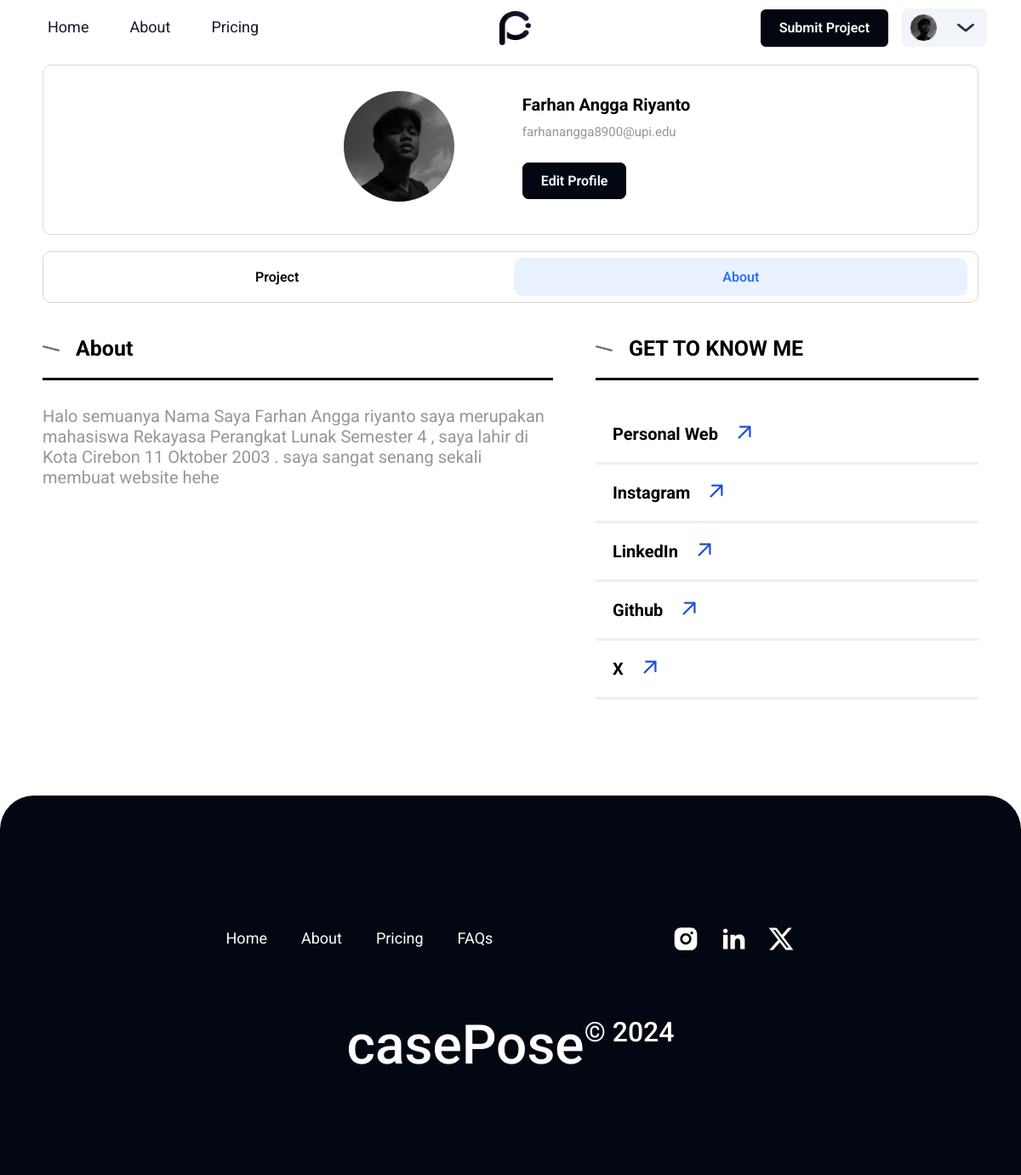
Page /after/profil_about.php (signed in) on the committed database.
### tables this page shows
CREATE TABLE `user` (
  `userId` varchar(255) NOT NULL,
  `firstName` varchar(255) NOT NULL,
  `lastName` varchar(255) NOT NULL,
  `email` varchar(255) NOT NULL,
  `password` varchar(255) NOT NULL,
  `profilePicture` varchar(255) DEFAULT NULL,
  `personalWeb` varchar(255) DEFAULT NULL,
  `instagram` varchar(255) DEFAULT NULL,
  `linkedin` varchar(255) DEFAULT NULL,
  `github` varchar(255) DEFAULT NULL,
  `medium` varchar(255) DEFAULT NULL,
  `x` varchar(255) DEFAULT NULL,
  `about_me` text DEFAULT NULL
);

### php/read-users.php (called while the page is built, shortened)
<?php
$userId = $_SESSION["userId"];
$sql = mysqli_query($conn,"SELECT * FROM user WHERE userId ='$userId'");
$rows = mysqli_fetch_assoc($sql);
$sql_2 = mysqli_query($conn,"SELECT CONCAT(firstName,' ',lastName)AS nama_lengkap FROM user WHERE userId = '$userId'");
$nama_lengkap = mysqli_fetch_assoc($sql_2);
?>

### after/profil_about.php (the view, shortened to what this page needs)
<?php
include '../php/connection.php';
include '../php/read-users.php';
?>
<!DOCTYPE html>
<html lang="en">
    <head>
        <link rel="stylesheet" href="../style/style_profil.css">
        <link rel="stylesheet" href="../style/nav_bar.css">
        <link rel="stylesheet" href="../style/footer.css">
        <link rel="stylesheet" href="../style/global.css">
    </head>
    <body>
        <nav>
            <div class="navbar">
                <div class="navbar-menu">
                    <a href="index.php" class="navbar-item "><span class="navbar-text">Home</span></a>
                    <a href="about.php" class="navbar-item"><span class="navbar-text">About</span></a>
                    <a href="pricing.php" class="navbar-item"><span class="navbar-text">Pricing</span></a>
                </div>
                <div class="navbar-logo">
                    <a href="index.php"><img src="../asset/logo/logo_2.png" alt=""></a>
                </div>
                <div class="navbar-actions">
                    <a href="submit-project/submit-project-1.php" class="navbar-button-alt">
                        <div class="navbar-button-text-alt">Submit Project</div>
                    </a>
                    <div class="button-dropdown">
                        <div class="button-dropdown-1 margin-auto">
                            <div
                                class="foto-profil"
                                style="<?php
                    if ($rows["profilePicture"] == ""){
                        echo "background-image:url('../asset/users/user/default-profil.jpg');";
                    } else {
                        echo "background-image:url('../asset/users/user/".$rows["profilePicture"]."');";
                    }
                    ?>"></div>
                        </div>
                        <div class="button-dropdown-2 margin-auto">
                            <img src="../asset/chevron-down.png" alt="" class="button-contained-img">
                        </div>
                    </div>
                </div>
            </div>
        </nav>
        <br><br><br><br>
        <div class="profil">
            <div class="profil_2">
                <div
                    class="profil_foto"
                    style="<?php
                    if ($rows["profilePicture"] == ""){
                        echo "background-image:url('../asset/users/user/default-profil.jpg');";
                    } else {
                        echo "background-image:url('../asset/users/user/".$rows["profilePicture"]."');";
                    }
                    ?>"></div>
                <div class="profil_desc"><br>
                    <div class="profil-desc-name">
                        <label class="bold2 font-name"><?php echo $nama_lengkap['nama_lengkap'] ?></label>
                    </div >
                    <div class="profil-desc-email">
                        <label for="" class="grey" style="font-size: 15px;"><?php echo $rows['email']?></label>
                    </div><br>
                    <div class="profil-desc-button">
                        <a href="edit profil/edit_profil_general.php" class="button_2">Edit Profile</a>
                    </div>
                </div>
            </div>
        </div>
        <br>
        <div class="profil_bagan">
            <div style="margin: 4px 4px 4px 4px;">
                <a href="profil.php" class="button_3 ">Project</a>
            </div>
            <div style="margin: 4px 4px 4px 4px;">
                <a href="profil_about.php" class="button_3 active">About</a>
            </div>
        </div>
        <br>
        <div class="content-profil-about">
            <div class="content-profil-about-1">
                <div class="head-1">
                    <img src="../asset/svg/Line.png" alt="">
                    <label for="" class="ft-25 bold2">About</label>
                </div>
                <div class="content-profil-about-1-content">
                    <p class="grey ft-20">
                        <?php echo $rows["about_me"]?>
                    </p>
                </div>
            </div>
            <div class="content-profil-about-2">
                <div class="head-2">
                    <img src="../asset/svg/Line.png" alt="">
                    <label for="" class="ft-25 bold2">GET TO KNOW ME</label>
                </div>
                <div class=" list-sosmed">
                    <?php if ($rows["personalWeb"] != "") {?>
                    <div class="list-sosmed-1">
                        <div class="list-sosmed-1-left">
                            <label class="bold2 ft-20">
                                Personal Web</label>
                        </div>
                        <div class="list-sosmed-1-2">
                            <a href="<?php echo $rows["personalWeb"]?>" target="_blank"><img src="../asset/svg/arrow-up-right.png" alt=""></a>
                        </div>
                    </div>
                    <?php }?>
                    <?php if ($rows["instagram"] != "") {?>
                    <div class="list-sosmed-1">
                        <div class="list-sosmed-1-left">
                            <label class="bold2 ft-20">Instagram</label>
                        </div>
                        <div class="list-sosmed-1-2">
                            <a href="<?php echo $rows["instagram"]?>" target="_blank"><img src="../asset/svg/arrow-up-right.png" alt=""></a>
                        </div>
                    </div>
                    <?php }?>
                    <?php if ($rows["linkedin"] != "") {?>
                    <div class="list-sosmed-1">
                        <div class="list-sosmed-1-left">
                            <label class="bold2 ft-20">
                                LinkedIn</label>
                        </div>
                        <div class="list-sosmed-1-2">
                            <a href="<?php echo $rows["linkedin"]?>" target="_blank"><img src="../asset/svg/arrow-up-right.png" alt=""></a>
                        </div>
                    </div>
                    <?php }?>
                    <?php if ($rows["github"] != "") {?>
                    <div class="list-sosmed-1">
                        <div class="list-sosmed-1-left">
                            <label class="bold2 ft-20">
                                Github</label>
                        </div>
                        <div class="list-sosmed-1-2">
                            <a href="<?php echo $rows["github"]?>" target="_blank"><img src="../asset/svg/arrow-up-right.png" alt=""></a>
                        </div>
                    </div>
                    <?php }?>
                    <?php if ($rows["x"] != "") {?>
                    <div class="list-sosmed-1">
                        <div class="list-sosmed-1-left">
                            <label class="bold2 ft-20">
                                X
                            </label>
                        </div>
                        <div class="list-sosmed-1-2">
                            <a href="<?php echo $rows["x"]?>" target="_blank"><img src="../asset/svg/arrow-up-right.png" alt=""></a>
                        </div>
                    </div>
                    <?php }?>
                </div>
            </div>
        </div>
        <footer class="footer ">
            <div class="footer-navigation ">
                <div class="footer-navigation-item margin-auto">
                    <a href="index.php" class="footer-frame">
                        <div class="footer-text-wrapper-1">Home</div>
                    </a>
                    <a href="about.php" class="footer-frame">
                        <div class="footer-text-wrapper-1">About</div>
                    </a>
                    <a href="pricing.php" class="footer-frame">
                        <div class="footer-text-wrapper-1">Pricing</div>
                    </a>
                    <a href="faqs.php" class="footer-frame">
                        <div class="footer-text-wrapper-1">FAQs</div>
                    </a>
                </div>
                <div class="footer-navigation-button margin-auto">
                    <a
                        href="https://instagram.com"
                        class="footer-social-button"
                        target="_blank"
                        rel="noopener"
                        title="Follow us on Instagram">
                    </a>
                    <a
                        href="https://linkedin.com"
                        class="footer-social-button"
                        target="_blank"
                        rel="noopener"
                        title="Connect with us on LinkedIn">
                    </a>
                    <a
                        href="https://twitter.com"
                        class="footer-social-button"
                        target="_blank"
                        rel="noopener"
                        title="Follow us on Twitter">
                    </a>
                </div>
            </div>
            <div class="footer-logo">
                <div class="footer-copyright">
                    <div class="footer-text-wrapper-2">casePose</div>
                    <div class="footer-text-wrapper-3">© 2024</div>
                </div>
            </div>
        </footer>
    </body>
</html>

### style/style_profil.css (style rules this page uses)
* { text-decoration: none; list-style: none; box-sizing: border-box; }
body { margin: 0 ; }
.button_2 { border: 2px solid rgba(3, 7, 18, 1); background-color: rgba(3, 7, 18, 1); color: rgba(255, 255, 255, 1); padding: 10px 20px ; font-weight: 600; border-radius: 8px; transition-duration: 0.5s; }
.button_3 { color: rgba(3, 7, 18, 1); padding: 13px 245px; font-weight: 600; border-radius: 10px; transition-duration: 0.2s; }
.active { color:rgb(39, 115, 255); background-color: rgba(229, 238, 255, 0.765); }
.profil { height: 200px; width: 1100px; margin: 0 auto; padding: 15px 0px; display: flex; background-color: rgb(255, 255, 255); border-radius: 10px; border: 1px solid rgb(218, 218, 218); }
.profil_2 { width: auto; margin: 0 auto; height: 120px; display: flex; }
.profil_foto { background-size: 130px; height: 130px; width: 130px; margin: 15px; border-radius: 100px; line-height: 130px; margin-right: 40px; }
.profil_desc { margin-left: 40px; gap: 20px; }
.profil-desc-email { margin-top: 10px; }
.profil_bagan { width: 1100px; margin: 0 auto; padding: 16px 0px; display: flex; border-radius: 10px; border: 1px solid rgb(213, 213, 213); }
.profil-desc-button { margin-top: 20px; }
.font-name { font-size: 20px; }
.content-profil-about { width: 1100px; height: 500px; display: flex; margin: 0 auto; gap: 50px; }
.content-profil-about-1 { width: 600px; height: 500px; }
.content-profil-about-2 { width: 450px; height: 500px; }
.head-1 ,.head-2 { width: 100%; padding: 20px 0px; border-bottom: 3px solid rgba(3, 7, 18, 1); }
.head-1 img, .head-2 img { width: 20px; margin: 0px 15px 5px 0px; }
.list-sosmed { width: 450px; height: 420px; margin: 30px 0px; }
.list-sosmed-1 { border-bottom: 3px solid rgb(239, 239, 239); display: flex; gap: 16px; padding: 16px 0px; align-items: flex-start; align-self: stretch; }
.list-sosmed-1-left { float: left; margin: auto 0 auto 20px; margin-left: 20px; }
.list-sosmed-1-2 a img { margin: auto 0; }
.list-sosmed-1-2 img { width: 30px; }
.content-profil-about-1-content { margin-top: 30px; }

### style/nav_bar.css (style rules this page uses)
* { font-family: roboto !important; box-sizing: border-box; }
.navbar { display: flex; justify-content: space-between; align-items: center; position: fixed; height: 65px; width: 100%; background-color: rgba(255, 255, 255, 1); z-index: 99; transition: padding 0.5s; padding: 12px 160px; transition: width 0.5s ease-in-out; }
.navbar-menu { display: inline-flex; align-items: center; gap: 16px; position: relative; flex: 0 0 auto; margin: 0; }
.navbar .navbar-item { background-color: transparent; border-bottom: 2px solid transparent; color: rgba(17, 24, 39, 1); cursor: pointer; display: inline-block; font-family: Roboto !important; font-size: 18px; font-weight: 400; line-height: 140%; margin: 0 4px; padding: 8px 12px; text-decoration: none; }
.navbar-text { display: block; }
.navbar .navbar-logo { height: 40px; width: 40px; margin: 0; }
.navbar-logo img { height: 40px; width: 37px; transition: filter 0.5s ease-in-out; }
.navbar-actions { display: inline-flex; align-items: center; justify-content: flex-end; gap: 16px; position: relative; flex: 0 0 auto; margin: 0; }
.navbar .navbar-button, .navbar .navbar-button-alt { display: inline-flex; align-items: center; justify-content: center; padding: 12px 20px; border-radius: 6px; text-decoration: none; cursor: pointer; transition: 0.5s; }
.navbar .navbar-button-alt { border: 2px solid rgba(3, 7, 18, 1); background-color: rgba(3, 7, 18, 1); color: rgba(255, 255, 255, 1); }
.navbar-button-text, .navbar-button-text-alt { position: relative; font-family: Roboto; font-weight: 600; letter-spacing: 0px; line-height: 100%; white-space: nowrap; font-style: normal; }
.foto-profil { background-size: 33px; height: 33px; width: 33px; border-radius: 50px; border: 1px solid rgba(233, 233, 235, 1); }
.button-dropdown { background-color: #F1F5F9; width: 100px; height: 45px; border-radius: 7px; margin: auto 0; position: relative; display: flex; transition: 0.5s ease-out; }
.button-dropdown-1 { margin: 0 auto; width: 45px; height: 45px; padding: 6px; }
.button-dropdown-2 { margin: 0 auto; width: 45px; height: 45px; padding: 12px; }
.button-contained-img { width: 20px; height: 10px; }
@media (max-width: 1200px) { .navbar { padding: 10px 2.5rem; } }

### style/global.css (style rules this page uses)
.grey { color: rgb(150, 150, 150); }
.bold2 { font-weight: 700; }
.margin-auto { margin: auto }
.ft-20 { font-size: 20px; }
.ft-25 { font-size: 25px; }

### rows in the picture
user: profilePicture (picture), email "farhanangga8900@upi.edu", about_me "Halo semuanya Nama Saya Farhan Angga riyanto saya merupakan mahasiswa Rekayasa Perangkat Lunak Semester 4 , saya lahir di Kota Cirebon 11 Oktober 2003 . saya sangat senang sekali membuat website hehe"

### other values in the picture
$nama_lengkap['nama_lengkap'] "Farhan Angga Riyanto"
